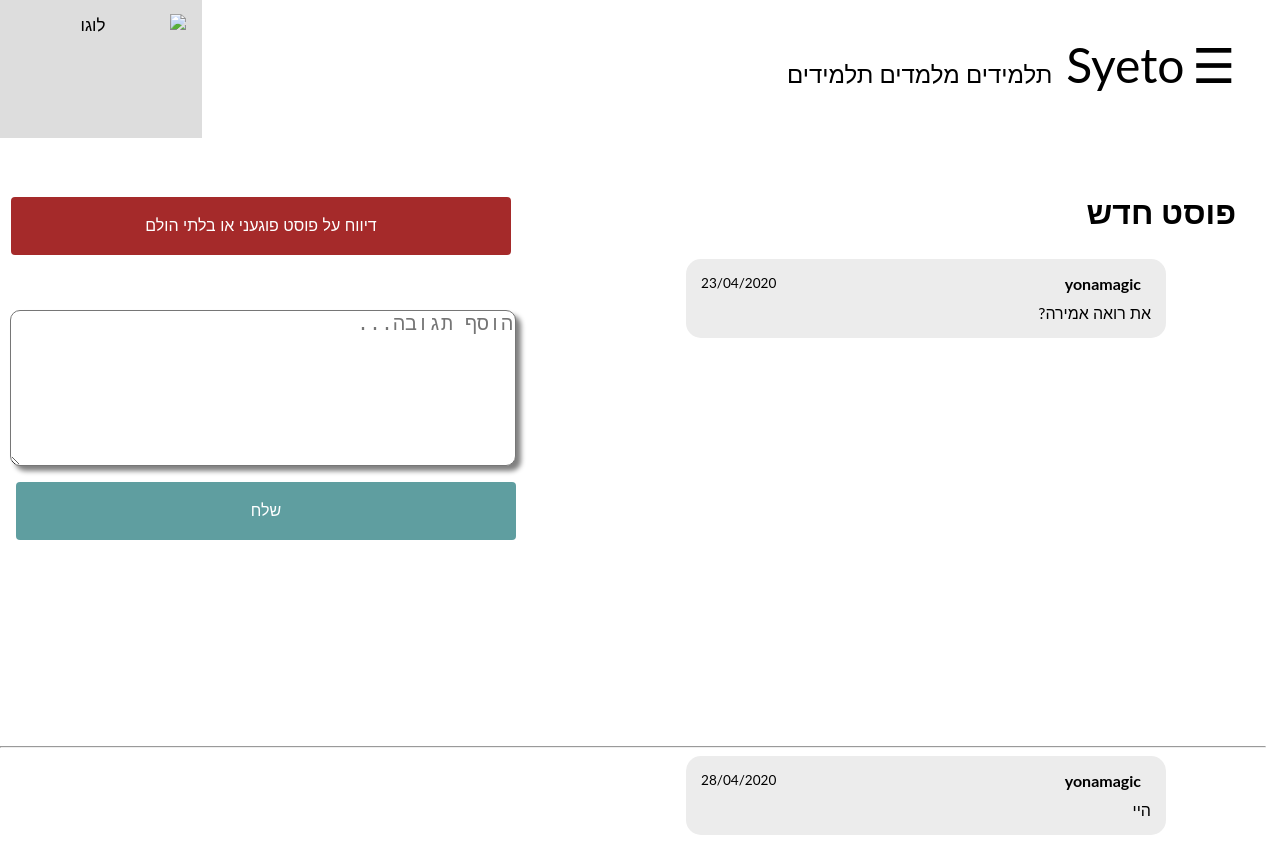
/post/DOE9 (signed in), run on the app's committed database.
### tables this page shows
CREATE TABLE "forum_posts" (
	"post_ID"	TEXT,
	"narrator"	TEXT,
	"topic"	TEXT,
	"content"	TEXT,
	"date"	TEXT,
	"comments_IDs"	TEXT
);

CREATE TABLE "post_comments" (
	"comment_ID"	TEXT,
	"content"	TEXT,
	"narrator_username"	TEXT,
	"date"	TEXT
);

### Application.py (the view)
@app.route('/post/<post_id>')
def view_post(post_id):
    if DataBaseFunctions.post_is_deleted(post_id):
        if 'user' in session:
            if DataBaseFunctions.is_admin(session['user']):
                return render_template('view_post.html', post=DataBaseFunctions.get_post_object(post_id),
                                       post_id=post_id)
        return redirect('/forum_homepage')
    else:
        return render_template('view_post.html', post=DataBaseFunctions.get_post_object(post_id),
                                                   post_id=post_id)

### Application.py (called while the page is built)
@app.before_request
def update_lessons_offers():
    if 'user' in session:
        DataBaseFunctions.update_lessons_offers_that_have_passed(session['user'])
        DataBaseFunctions.update_lessons_offers_that_are_no_longer_relevant(session['user'])

@app.before_request
def update_last_login():
    if 'user' in session:
        DataBaseFunctions.update_last_login(session['user'])

@app.before_request
def update_lessons_requests_quantity():
    if 'user' in session:
        session['new_lessons_offers'] = DataBaseFunctions.number_of_lessons_requests(session['user'])
        session['new_messages'] = DataBaseFunctions.number_of_new_messages(session['user'])
        session['new_friend_requests'] = DataBaseFunctions.number_of_friend_requests(session['user'])
        session['lessons'] = DataBaseFunctions.number_of_lessons(session['user'])

### DataBaseFunctions.py (called while the page is built)
    @staticmethod # מחזיר מחרוזת המכילה את התאריך הנוכחי
    def get_date():
        import datetime
        date = str(datetime.datetime.now()).split(' ')[0]
        date = date.split('-')
        date.reverse()
        date = '/'.join(date)
        return date

    @staticmethod # מחזירה מחרוזת המכילה את השעה הנוכחית
    def get_time():
        import datetime
        date = str(datetime.datetime.now()).split(' ')[1]
        date=date.split(':')
        return (date[0]+':'+date[1])

    @staticmethod # מחזירה אמת אם המשתמש מנהל מערכת
    def is_admin(username):
        conn = sqlite3.connect('database.db', timeout=2)
        admin = conn.execute("select is_admin from users where username=?", (username,))
        for row in admin:
            admin = row[0]
        if admin == "yes":
            return True
        return False

    @staticmethod # #returns a Post object
    def get_post_object(post_id):
        from Post import Post
        conn = sqlite3.connect('database.db', timeout=2)
        post = conn.execute("select * from forum_posts where post_ID = ? ", (post_id,))
        for row in post:
            post = row
        comments = DataBaseFunctions.get_all_comments_list(post[5].split(','))
        return Post(post_ID = post[0],
                    narrator = post[1],
                    topic = post[2],
                    content = post[3],
                    date = post[4],
                    comments = comments)

    @staticmethod #  # מחיזר אמת אם date1 אחרי date2
    def date_is_after(date1, date2):
        return datetime.strptime(date1, '%d/%m/%y') > datetime.strptime(date2, '%d/%m/%y')

### templates/view_post.html (shortened to what this page needs)
{% extends "registeredLayout.html" %}
{% block body %}
<h1 style="padding-right: 30px;"><b>{{post.topic}}</b></h1><br><br>
{% if session.is_admin %}
    <button class="comment_button" style="position: relative; right: 750px; bottom: 100px; background-color: #a52a2a;" onclick="location.href='/admin_options/delete_post/{{post_id}}'">מחק פוסט</button>
{% else %}
   <button class="comment_button" style="position: relative; right: 750px; bottom: 100px; background-color: #a52a2a;" onclick="location.href='#divModal'">דיווח על פוסט פוגעני או בלתי הולם</button>
{% endif %}
        <!DOCTYPE html>
        <html dir="rtl" lang="he">
        </html>
<form action="/post/comment_sent/{{post_id}}" method="post">
    <textarea class="comment_input" id="content" name="content" placeholder="הוסף תגובה...">{{content}}</textarea>
    <button type="submit" class="comment_button" style="right: 235px; bottom: 0px; background-color: #5F9EA0;"><span>שלח</span></button>
</form>
<br><br>
<br><br><br><br>
<div class="msg-bubble" style="right: 100px; bottom: 400px;">
    <div class="msg-info">
      <div class="msg-info-name">{{post.narrator}}</div>
      <div class="msg-info-time">{{post.date}}</div>
    </div>
    <div class="msg-text">
      {{post.content}}
    </div>
  </div>
<hr>
{% for comment in post.comments %}
    <div class="msg-bubble" style="right: 100px;{{glow}}">
        <div class="msg-info">
          <div class="msg-info-name">{{comment.narrator}}</div>
          <div class="msg-info-time">{{comment.date}}</div>
        </div>
        <div class="msg-text">
          {{comment.content}}
        </div>
      </div>
    <br><br><br><br>
{% endfor %}
{% endblock %}

### templates/view_post.html (style rules this page uses)
.comment_input { position: relative; right: 750px; bottom: 50px; height:150px; width: 500px; font-size: 20px; border-radius: 10px; box-shadow: 5px 5px 5px grey; }
.comment_button { position:relative; display: inline-block; border-radius: 4px; border: none; color: #FFFFFF; text-align: center; font-size: 16px; padding: 20px; width: 500px; transition: all 0.5s; cursor: pointer; margin: 5px; }
:root { --body-bg: linear-gradient(135deg, #f5f7fa 0%, #c3cfe2 100%); --msger-bg: #fff; --border: 2px solid #ddd; --left-msg-bg: #ececec; --right-msg-bg: #579ffb; }
.msg-bubble { position: relative; max-width: 450px; padding: 15px; border-radius: 15px; background: var(--left-msg-bg); }
.msg-info { display: flex; justify-content: space-between; align-items: center; margin-bottom: 10px; }
.msg-info-name { margin-right: 10px; font-weight: bold; }
.msg-info-time { font-size: 0.85em; }

### templates/generalLayout.html (style rules this page uses)
body { margin: 0; font-family: Arial, Helvetica, sans-serif; }
body { font-family: "Lato", sans-serif; }
body { padding: 0px; }

### data on the page
forum_posts: topic "פוסט חדש", narrator "yonamagic", date "23/04/2020", content "את רואה אמירה?"
post_comments: narrator "yonamagic", date "28/04/2020", content "היי"
